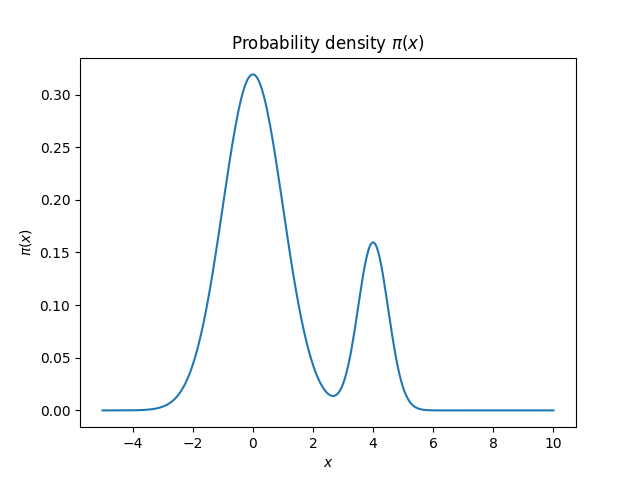

Here is the Python script that generated this plot:
'''
This script generates a plot of a bimodal distribution. The distribution is a mixture of two Gaussian 
distributions with different means and standard deviations. The plot shows the probability density 
function of the distribution. The plot is saved as a PNG file in the same directory as the script.
This code is largely taken from https://hef.ru.nl/~tbudd/mct/lectures/mcmc_in_practice.html
'''
import os
import numpy as np  
import matplotlib.pylab as plt


def gaussian(mu,sigma,x):
    return np.exp(-(x-mu)*(x-mu)/(2*sigma*sigma))/(sigma*np.sqrt(2*np.pi))

def distribution_pi(x):
    return 0.8*gaussian(0,1,x) + 0.2*gaussian(4,0.5,x)


xrange = np.linspace(-5,10,300)
plt.plot(xrange,distribution_pi(xrange))
plt.title(r"Probability density $\pi(x)$")
plt.xlabel(r"$x$")
plt.ylabel(r"$\pi(x)$")
path = os.path.join(os.getcwd(), 'General Figures', 'bimodal.png')
plt.savefig(path)
plt.show()
